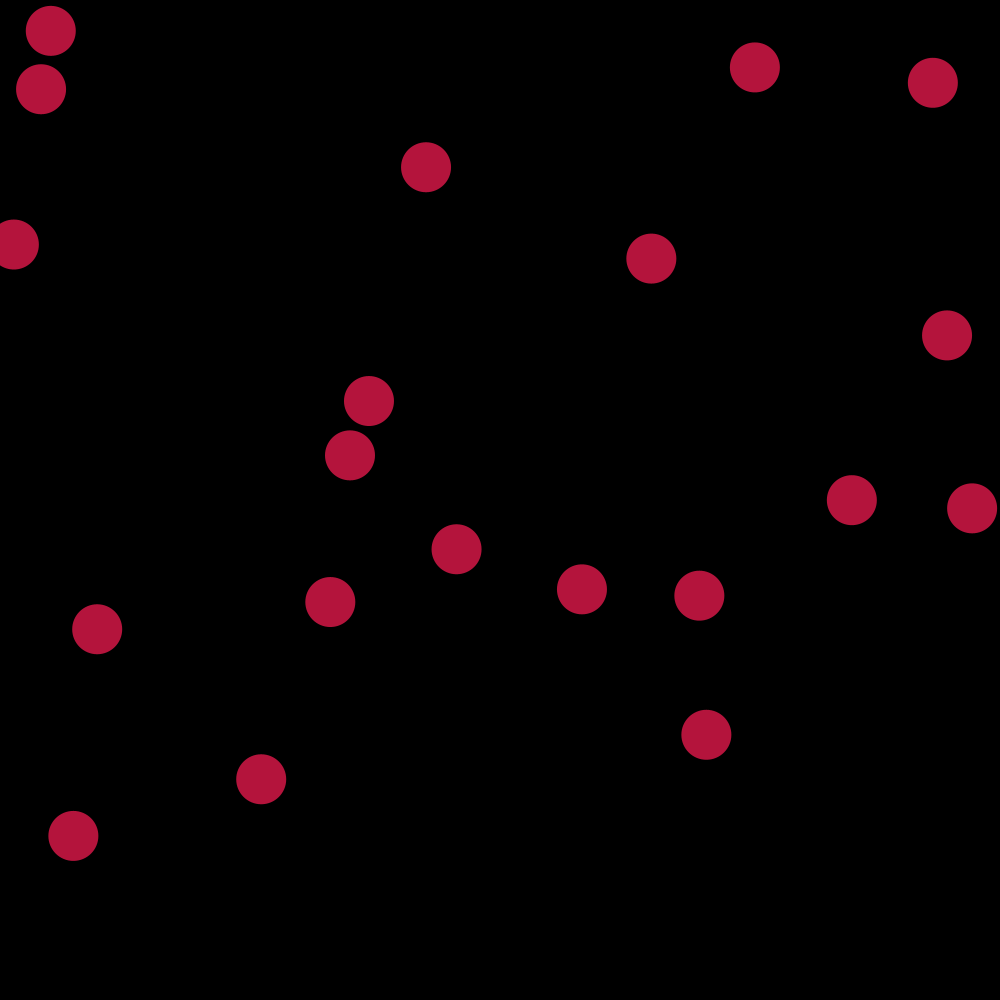
Frame 1 (no input)
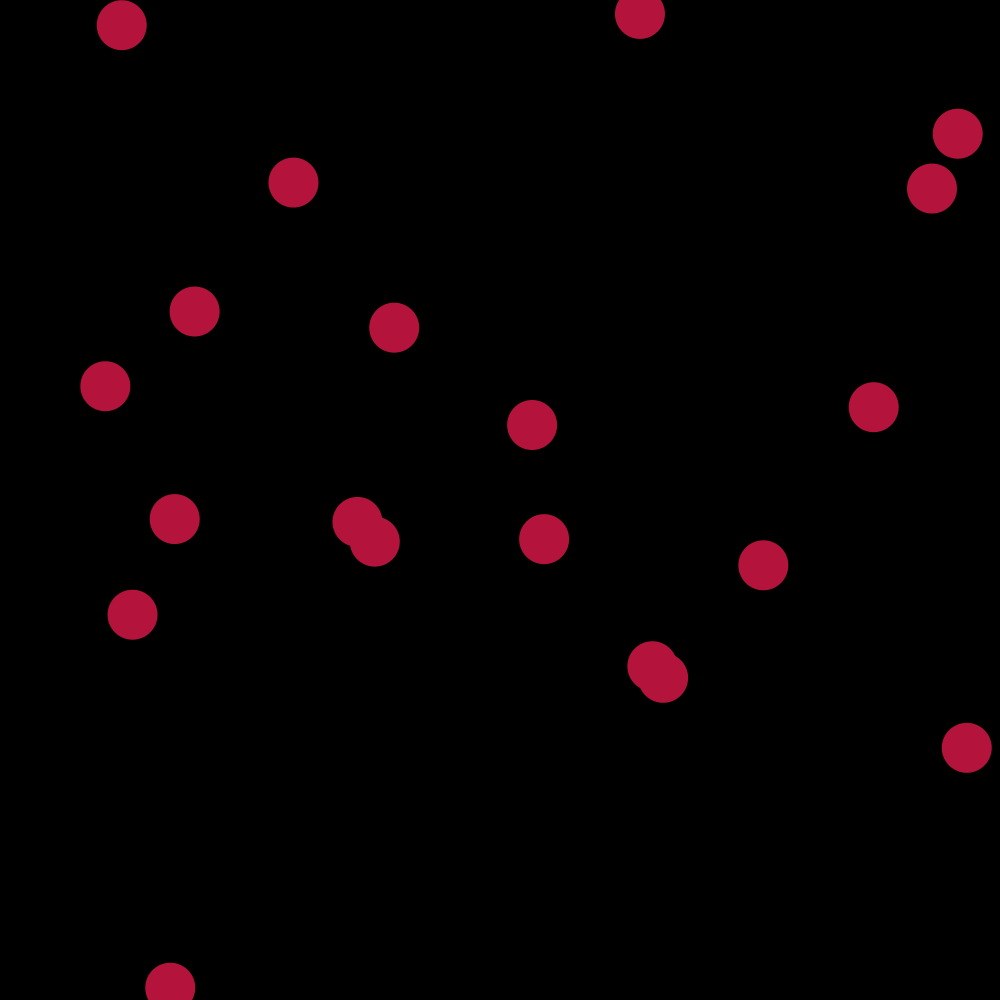
Frame 60 (the mouse pressed at the canvas centre just before this capture)
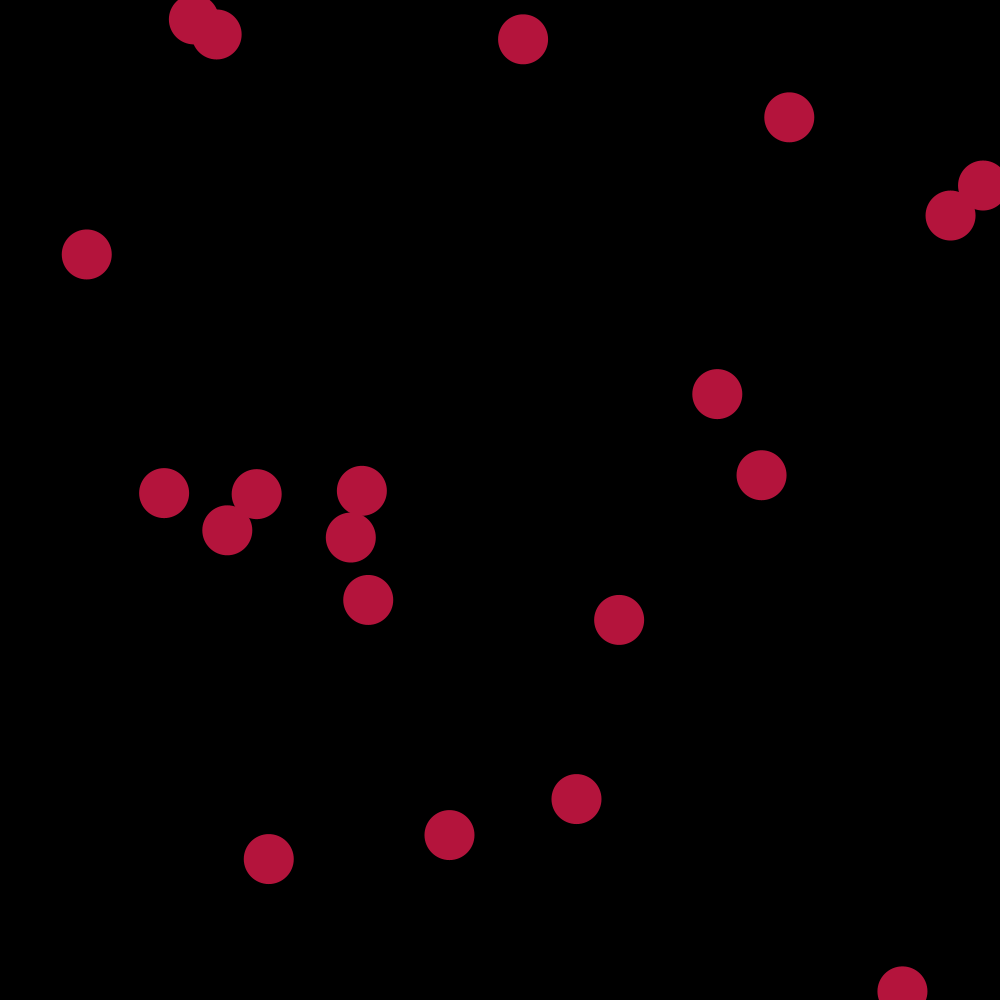
Frame 120 (the mouse held since frame 60 and released just before this capture)

The Processing sketch that drew these frames (run headless with seeded random() and noise(); from frame 60 on, the mouse is pressed at the canvas centre):

// Processing sketch: Clase_4_bono
// ── Clase_4_bono.pde
int numBubbles =20;
float[]xPositions;
float[]yPositions;

float[]xSpeed;
float[]ySpeed;

int[] xDirection;
int[] yDirection;

void setup() {
  size (1000, 1000);

  noStroke();

  xPositions=new float[numBubbles];
  yPositions= new float[numBubbles];

  xSpeed=new float[numBubbles];
  ySpeed= new float[numBubbles];

  xDirection=new int[numBubbles];
  yDirection= new int[numBubbles];

  for (int i= 0; i < xPositions.length; i++) {
    xPositions[i]= random(width);
    yPositions[i]= random(height);
    xSpeed[i]= random(5);
    ySpeed[i]= random(5);
    xDirection[i]=(random (1)> 0.5)? 1:-1;
    yDirection[i]=(random (1)> 0.5)? 1:-1;
  }
}
void draw ()

{
  background (0);
  for (int i=0; i< numBubbles; i++) {
    xPositions[i]=xPositions[i]+xSpeed[i]* xDirection[i];
    yPositions[i]=yPositions[i]+ySpeed[i]* yDirection[i];

    if (xPositions[i] >= width ||xPositions[i]<0) {
      xDirection [i]= xDirection [i]*-1;
    }

    if (yPositions[i] >= height ||yPositions[i]<0) {
      yDirection [i]= yDirection [i]*-1;
    }

fill(180,20,60);
    ellipse( xPositions[i], yPositions[i], 50, 50);
  }
}
